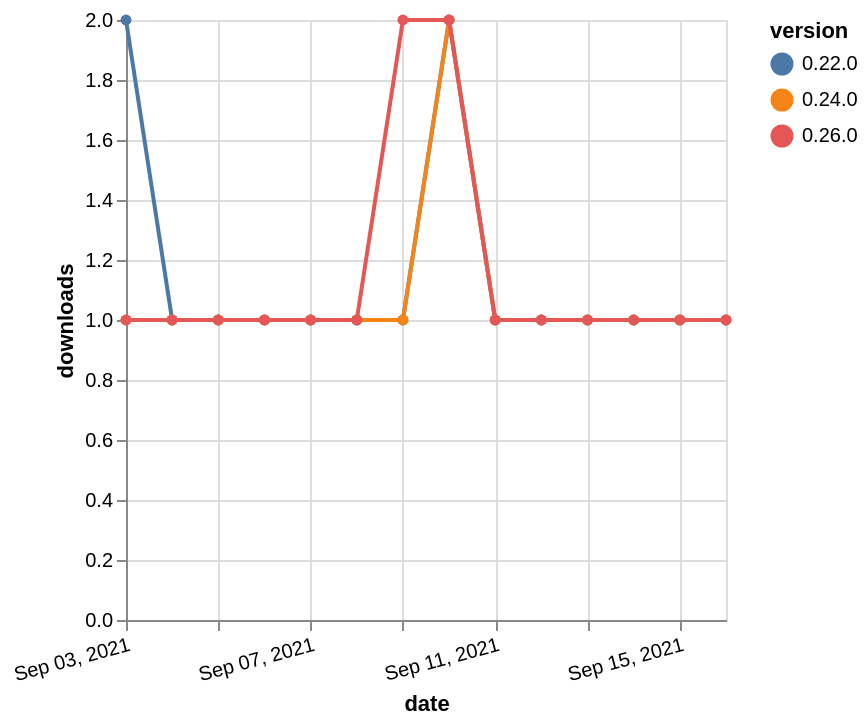

Specify this chart in Vega-Lite:
### Vega-Lite specification from a JSON file in a GitHub repository (floating-point values rounded to 4 significant figures)
{"$schema": "https://vega.github.io/schema/vega-lite/v5.json", "description": "A simple bar chart with embedded data.", "data": {"values": [{"date": "2021-09-03", "total": 229, "delta": 2, "version": "0.22.0"}, {"date": "2021-09-04", "total": 230, "delta": 1, "version": "0.22.0"}, {"date": "2021-09-05", "total": 231, "delta": 1, "version": "0.22.0"}, {"date": "2021-09-06", "total": 232, "delta": 1, "version": "0.22.0"}, {"date": "2021-09-07", "total": 233, "delta": 1, "version": "0.22.0"}, {"date": "2021-09-08", "total": 234, "delta": 1, "version": "0.22.0"}, {"date": "2021-09-09", "total": 235, "delta": 1, "version": "0.22.0"}, {"date": "2021-09-10", "total": 237, "delta": 2, "version": "0.22.0"}, {"date": "2021-09-11", "total": 238, "delta": 1, "version": "0.22.0"}, {"date": "2021-09-12", "total": 239, "delta": 1, "version": "0.22.0"}, {"date": "2021-09-13", "total": 240, "delta": 1, "version": "0.22.0"}, {"date": "2021-09-14", "total": 241, "delta": 1, "version": "0.22.0"}, {"date": "2021-09-15", "total": 242, "delta": 1, "version": "0.22.0"}, {"date": "2021-09-16", "total": 243, "delta": 1, "version": "0.22.0"}, {"date": "2021-09-03", "total": 187, "delta": 1, "version": "0.24.0"}, {"date": "2021-09-04", "total": 188, "delta": 1, "version": "0.24.0"}, {"date": "2021-09-05", "total": 189, "delta": 1, "version": "0.24.0"}, {"date": "2021-09-06", "total": 190, "delta": 1, "version": "0.24.0"}, {"date": "2021-09-07", "total": 191, "delta": 1, "version": "0.24.0"}, {"date": "2021-09-08", "total": 192, "delta": 1, "version": "0.24.0"}, {"date": "2021-09-09", "total": 193, "delta": 1, "version": "0.24.0"}, {"date": "2021-09-10", "total": 195, "delta": 2, "version": "0.24.0"}, {"date": "2021-09-11", "total": 196, "delta": 1, "version": "0.24.0"}, {"date": "2021-09-12", "total": 197, "delta": 1, "version": "0.24.0"}, {"date": "2021-09-13", "total": 198, "delta": 1, "version": "0.24.0"}, {"date": "2021-09-14", "total": 199, "delta": 1, "version": "0.24.0"}, {"date": "2021-09-15", "total": 200, "delta": 1, "version": "0.24.0"}, {"date": "2021-09-16", "total": 201, "delta": 1, "version": "0.24.0"}, {"date": "2021-09-03", "total": 179, "delta": 1, "version": "0.26.0"}, {"date": "2021-09-04", "total": 180, "delta": 1, "version": "0.26.0"}, {"date": "2021-09-05", "total": 181, "delta": 1, "version": "0.26.0"}, {"date": "2021-09-06", "total": 182, "delta": 1, "version": "0.26.0"}, {"date": "2021-09-07", "total": 183, "delta": 1, "version": "0.26.0"}, {"date": "2021-09-08", "total": 184, "delta": 1, "version": "0.26.0"}, {"date": "2021-09-09", "total": 186, "delta": 2, "version": "0.26.0"}, {"date": "2021-09-10", "total": 188, "delta": 2, "version": "0.26.0"}, {"date": "2021-09-11", "total": 189, "delta": 1, "version": "0.26.0"}, {"date": "2021-09-12", "total": 190, "delta": 1, "version": "0.26.0"}, {"date": "2021-09-13", "total": 191, "delta": 1, "version": "0.26.0"}, {"date": "2021-09-14", "total": 192, "delta": 1, "version": "0.26.0"}, {"date": "2021-09-15", "total": 193, "delta": 1, "version": "0.26.0"}, {"date": "2021-09-16", "total": 194, "delta": 1, "version": "0.26.0"}]}, "width": "container", "mark": {"type": "line", "point": {"filled": true}}, "encoding": {"x": {"field": "date", "type": "temporal", "timeUnit": "yearmonthdate", "title": "date", "axis": {"labelAngle": -15}}, "y": {"field": "delta", "type": "quantitative", "title": "downloads"}, "color": {"field": "version", "type": "nominal"}, "tooltip": {"field": "delta"}}}
